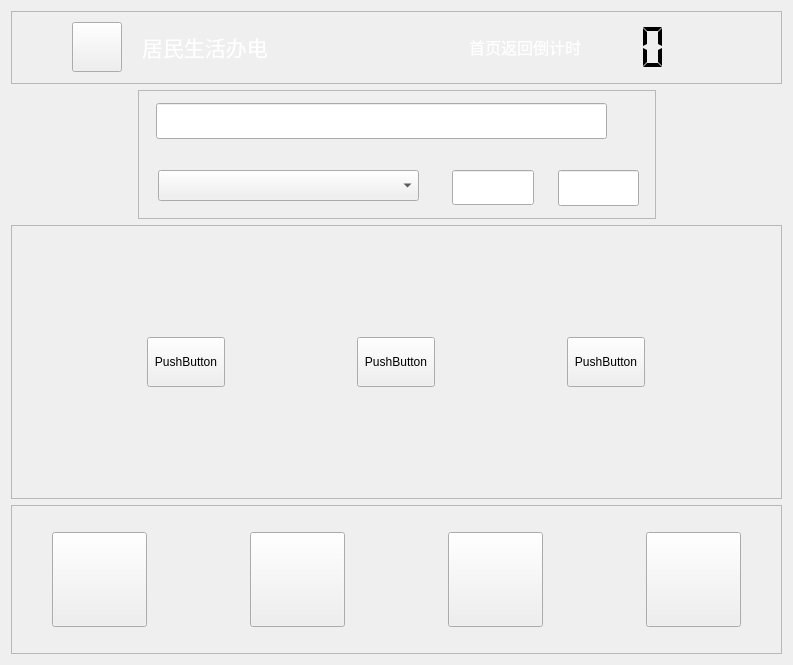
<?xml version="1.0" encoding="UTF-8"?>
<ui version="4.0">
 <class>Jmsh4</class>
 <widget class="QWidget" name="Jmsh4">
  <property name="geometry">
   <rect>
    <x>0</x>
    <y>0</y>
    <width>793</width>
    <height>665</height>
   </rect>
  </property>
  <property name="windowTitle">
   <string>Form</string>
  </property>
  <layout class="QVBoxLayout" name="verticalLayout">
   <item>
    <widget class="QFrame" name="frame_4">
     <property name="sizePolicy">
      <sizepolicy hsizetype="Preferred" vsizetype="Fixed">
       <horstretch>0</horstretch>
       <verstretch>0</verstretch>
      </sizepolicy>
     </property>
     <property name="frameShape">
      <enum>QFrame::StyledPanel</enum>
     </property>
     <property name="frameShadow">
      <enum>QFrame::Raised</enum>
     </property>
     <layout class="QHBoxLayout" name="horizontalLayout_9">
      <property name="spacing">
       <number>0</number>
      </property>
      <property name="leftMargin">
       <number>0</number>
      </property>
      <property name="topMargin">
       <number>0</number>
      </property>
      <property name="rightMargin">
       <number>0</number>
      </property>
      <property name="bottomMargin">
       <number>0</number>
      </property>
      <item>
       <spacer name="horizontalSpacer_47">
        <property name="orientation">
         <enum>Qt::Horizontal</enum>
        </property>
        <property name="sizeType">
         <enum>QSizePolicy::Fixed</enum>
        </property>
        <property name="sizeHint" stdset="0">
         <size>
          <width>60</width>
          <height>20</height>
         </size>
        </property>
       </spacer>
      </item>
      <item>
       <widget class="QPushButton" name="pushButton_back_HomePage">
        <property name="sizePolicy">
         <sizepolicy hsizetype="Fixed" vsizetype="Fixed">
          <horstretch>0</horstretch>
          <verstretch>0</verstretch>
         </sizepolicy>
        </property>
        <property name="minimumSize">
         <size>
          <width>50</width>
          <height>50</height>
         </size>
        </property>
        <property name="maximumSize">
         <size>
          <width>50</width>
          <height>50</height>
         </size>
        </property>
        <property name="focusPolicy">
         <enum>Qt::NoFocus</enum>
        </property>
        <property name="styleSheet">
         <string notr="true">border-image: url(:/image/picture/qietu/返回.png);</string>
        </property>
        <property name="text">
         <string/>
        </property>
       </widget>
      </item>
      <item>
       <spacer name="horizontalSpacer_7">
        <property name="orientation">
         <enum>Qt::Horizontal</enum>
        </property>
        <property name="sizeType">
         <enum>QSizePolicy::Fixed</enum>
        </property>
        <property name="sizeHint" stdset="0">
         <size>
          <width>20</width>
          <height>20</height>
         </size>
        </property>
       </spacer>
      </item>
      <item>
       <widget class="QLabel" name="label_9">
        <property name="sizePolicy">
         <sizepolicy hsizetype="Preferred" vsizetype="Fixed">
          <horstretch>0</horstretch>
          <verstretch>0</verstretch>
         </sizepolicy>
        </property>
        <property name="minimumSize">
         <size>
          <width>0</width>
          <height>50</height>
         </size>
        </property>
        <property name="maximumSize">
         <size>
          <width>16777215</width>
          <height>50</height>
         </size>
        </property>
        <property name="font">
         <font>
          <family>微软雅黑</family>
          <pointsize>16</pointsize>
         </font>
        </property>
        <property name="text">
         <string>&lt;html&gt;&lt;head/&gt;&lt;body&gt;&lt;p&gt;&lt;span style=&quot; color:#ffffff;&quot;&gt;居民生活办电&lt;/span&gt;&lt;/p&gt;&lt;/body&gt;&lt;/html&gt;</string>
        </property>
       </widget>
      </item>
      <item>
       <spacer name="horizontalSpacer_8">
        <property name="orientation">
         <enum>Qt::Horizontal</enum>
        </property>
        <property name="sizeHint" stdset="0">
         <size>
          <width>249</width>
          <height>20</height>
         </size>
        </property>
       </spacer>
      </item>
      <item>
       <widget class="QLabel" name="label_14">
        <property name="font">
         <font>
          <family>微软雅黑</family>
          <pointsize>12</pointsize>
         </font>
        </property>
        <property name="text">
         <string>&lt;html&gt;&lt;head/&gt;&lt;body&gt;&lt;p&gt;&lt;span style=&quot; color:#ffffff;&quot;&gt;首页返回倒计时&lt;/span&gt;&lt;/p&gt;&lt;/body&gt;&lt;/html&gt;</string>
        </property>
       </widget>
      </item>
      <item>
       <widget class="QLCDNumber" name="lcdNumber">
        <property name="sizePolicy">
         <sizepolicy hsizetype="Fixed" vsizetype="Fixed">
          <horstretch>0</horstretch>
          <verstretch>0</verstretch>
         </sizepolicy>
        </property>
        <property name="minimumSize">
         <size>
          <width>120</width>
          <height>50</height>
         </size>
        </property>
        <property name="maximumSize">
         <size>
          <width>120</width>
          <height>50</height>
         </size>
        </property>
        <property name="font">
         <font>
          <family>微软雅黑</family>
          <pointsize>5</pointsize>
         </font>
        </property>
        <property name="layoutDirection">
         <enum>Qt::LeftToRight</enum>
        </property>
        <property name="autoFillBackground">
         <bool>false</bool>
        </property>
        <property name="inputMethodHints">
         <set>Qt::ImhNone</set>
        </property>
        <property name="frameShape">
         <enum>QFrame::NoFrame</enum>
        </property>
        <property name="frameShadow">
         <enum>QFrame::Plain</enum>
        </property>
        <property name="lineWidth">
         <number>1</number>
        </property>
        <property name="midLineWidth">
         <number>0</number>
        </property>
        <property name="smallDecimalPoint">
         <bool>true</bool>
        </property>
        <property name="digitCount">
         <number>2</number>
        </property>
        <property name="segmentStyle">
         <enum>QLCDNumber::Flat</enum>
        </property>
       </widget>
      </item>
      <item>
       <spacer name="verticalSpacer_12">
        <property name="orientation">
         <enum>Qt::Vertical</enum>
        </property>
        <property name="sizeType">
         <enum>QSizePolicy::Fixed</enum>
        </property>
        <property name="sizeHint" stdset="0">
         <size>
          <width>20</width>
          <height>71</height>
         </size>
        </property>
       </spacer>
      </item>
      <item>
       <spacer name="horizontalSpacer_9">
        <property name="orientation">
         <enum>Qt::Horizontal</enum>
        </property>
        <property name="sizeType">
         <enum>QSizePolicy::Fixed</enum>
        </property>
        <property name="sizeHint" stdset="0">
         <size>
          <width>60</width>
          <height>20</height>
         </size>
        </property>
       </spacer>
      </item>
     </layout>
    </widget>
   </item>
   <item>
    <layout class="QHBoxLayout" name="horizontalLayout_2">
     <item>
      <spacer name="horizontalSpacer">
       <property name="orientation">
        <enum>Qt::Horizontal</enum>
       </property>
       <property name="sizeHint" stdset="0">
        <size>
         <width>40</width>
         <height>20</height>
        </size>
       </property>
      </spacer>
     </item>
     <item>
      <widget class="QFrame" name="frame_2">
       <property name="sizePolicy">
        <sizepolicy hsizetype="Fixed" vsizetype="Fixed">
         <horstretch>0</horstretch>
         <verstretch>0</verstretch>
        </sizepolicy>
       </property>
       <property name="minimumSize">
        <size>
         <width>518</width>
         <height>129</height>
        </size>
       </property>
       <property name="maximumSize">
        <size>
         <width>518</width>
         <height>129</height>
        </size>
       </property>
       <property name="styleSheet">
        <string notr="true"/>
       </property>
       <property name="frameShape">
        <enum>QFrame::StyledPanel</enum>
       </property>
       <property name="frameShadow">
        <enum>QFrame::Raised</enum>
       </property>
       <widget class="QComboBox" name="comboBox">
        <property name="geometry">
         <rect>
          <x>20</x>
          <y>80</y>
          <width>261</width>
          <height>31</height>
         </rect>
        </property>
        <property name="sizePolicy">
         <sizepolicy hsizetype="Fixed" vsizetype="Fixed">
          <horstretch>0</horstretch>
          <verstretch>0</verstretch>
         </sizepolicy>
        </property>
        <property name="focusPolicy">
         <enum>Qt::NoFocus</enum>
        </property>
        <property name="contextMenuPolicy">
         <enum>Qt::NoContextMenu</enum>
        </property>
       </widget>
       <widget class="QLineEdit" name="lineEdit">
        <property name="geometry">
         <rect>
          <x>314</x>
          <y>80</y>
          <width>82</width>
          <height>35</height>
         </rect>
        </property>
        <property name="font">
         <font>
          <family>Arial</family>
          <pointsize>13</pointsize>
         </font>
        </property>
        <property name="focusPolicy">
         <enum>Qt::StrongFocus</enum>
        </property>
       </widget>
       <widget class="QLineEdit" name="lineEdit_2">
        <property name="geometry">
         <rect>
          <x>420</x>
          <y>80</y>
          <width>81</width>
          <height>36</height>
         </rect>
        </property>
        <property name="font">
         <font>
          <family>Arial</family>
          <pointsize>13</pointsize>
         </font>
        </property>
        <property name="focusPolicy">
         <enum>Qt::StrongFocus</enum>
        </property>
       </widget>
       <widget class="QLineEdit" name="lineEdit_number">
        <property name="geometry">
         <rect>
          <x>18</x>
          <y>13</y>
          <width>451</width>
          <height>36</height>
         </rect>
        </property>
        <property name="maximumSize">
         <size>
          <width>666</width>
          <height>16777215</height>
         </size>
        </property>
        <property name="font">
         <font>
          <family>Arial</family>
          <pointsize>20</pointsize>
         </font>
        </property>
        <property name="focusPolicy">
         <enum>Qt::StrongFocus</enum>
        </property>
        <property name="text">
         <string/>
        </property>
       </widget>
      </widget>
     </item>
     <item>
      <spacer name="horizontalSpacer_2">
       <property name="orientation">
        <enum>Qt::Horizontal</enum>
       </property>
       <property name="sizeHint" stdset="0">
        <size>
         <width>40</width>
         <height>20</height>
        </size>
       </property>
      </spacer>
     </item>
    </layout>
   </item>
   <item>
    <widget class="QFrame" name="frame">
     <property name="frameShape">
      <enum>QFrame::StyledPanel</enum>
     </property>
     <property name="frameShadow">
      <enum>QFrame::Raised</enum>
     </property>
     <layout class="QHBoxLayout" name="horizontalLayout">
      <item>
       <widget class="QPushButton" name="pushButton">
        <property name="sizePolicy">
         <sizepolicy hsizetype="Fixed" vsizetype="Fixed">
          <horstretch>0</horstretch>
          <verstretch>0</verstretch>
         </sizepolicy>
        </property>
        <property name="minimumSize">
         <size>
          <width>78</width>
          <height>50</height>
         </size>
        </property>
        <property name="maximumSize">
         <size>
          <width>78</width>
          <height>50</height>
         </size>
        </property>
        <property name="text">
         <string>PushButton</string>
        </property>
       </widget>
      </item>
      <item>
       <widget class="QPushButton" name="pushButton_2">
        <property name="sizePolicy">
         <sizepolicy hsizetype="Fixed" vsizetype="Fixed">
          <horstretch>0</horstretch>
          <verstretch>0</verstretch>
         </sizepolicy>
        </property>
        <property name="minimumSize">
         <size>
          <width>78</width>
          <height>50</height>
         </size>
        </property>
        <property name="maximumSize">
         <size>
          <width>78</width>
          <height>50</height>
         </size>
        </property>
        <property name="text">
         <string>PushButton</string>
        </property>
       </widget>
      </item>
      <item>
       <widget class="QPushButton" name="pushButton_3">
        <property name="sizePolicy">
         <sizepolicy hsizetype="Fixed" vsizetype="Fixed">
          <horstretch>0</horstretch>
          <verstretch>0</verstretch>
         </sizepolicy>
        </property>
        <property name="minimumSize">
         <size>
          <width>78</width>
          <height>50</height>
         </size>
        </property>
        <property name="maximumSize">
         <size>
          <width>78</width>
          <height>50</height>
         </size>
        </property>
        <property name="text">
         <string>PushButton</string>
        </property>
       </widget>
      </item>
     </layout>
    </widget>
   </item>
   <item>
    <widget class="QFrame" name="frame_5">
     <property name="sizePolicy">
      <sizepolicy hsizetype="Preferred" vsizetype="Fixed">
       <horstretch>0</horstretch>
       <verstretch>0</verstretch>
      </sizepolicy>
     </property>
     <property name="minimumSize">
      <size>
       <width>0</width>
       <height>149</height>
      </size>
     </property>
     <property name="maximumSize">
      <size>
       <width>16777215</width>
       <height>149</height>
      </size>
     </property>
     <property name="frameShape">
      <enum>QFrame::StyledPanel</enum>
     </property>
     <property name="frameShadow">
      <enum>QFrame::Raised</enum>
     </property>
     <layout class="QGridLayout" name="gridLayout_6">
      <property name="leftMargin">
       <number>0</number>
      </property>
      <property name="topMargin">
       <number>0</number>
      </property>
      <property name="rightMargin">
       <number>0</number>
      </property>
      <property name="bottomMargin">
       <number>0</number>
      </property>
      <property name="spacing">
       <number>0</number>
      </property>
      <item row="0" column="3">
       <widget class="QPushButton" name="pushButton_16">
        <property name="sizePolicy">
         <sizepolicy hsizetype="Fixed" vsizetype="Fixed">
          <horstretch>0</horstretch>
          <verstretch>0</verstretch>
         </sizepolicy>
        </property>
        <property name="minimumSize">
         <size>
          <width>95</width>
          <height>95</height>
         </size>
        </property>
        <property name="maximumSize">
         <size>
          <width>95</width>
          <height>95</height>
         </size>
        </property>
        <property name="focusPolicy">
         <enum>Qt::NoFocus</enum>
        </property>
        <property name="text">
         <string/>
        </property>
       </widget>
      </item>
      <item row="0" column="7">
       <widget class="QPushButton" name="pushButton_17">
        <property name="sizePolicy">
         <sizepolicy hsizetype="Fixed" vsizetype="Fixed">
          <horstretch>0</horstretch>
          <verstretch>0</verstretch>
         </sizepolicy>
        </property>
        <property name="minimumSize">
         <size>
          <width>95</width>
          <height>95</height>
         </size>
        </property>
        <property name="maximumSize">
         <size>
          <width>95</width>
          <height>95</height>
         </size>
        </property>
        <property name="focusPolicy">
         <enum>Qt::NoFocus</enum>
        </property>
        <property name="text">
         <string/>
        </property>
       </widget>
      </item>
      <item row="0" column="8">
       <spacer name="horizontalSpacer_36">
        <property name="orientation">
         <enum>Qt::Horizontal</enum>
        </property>
        <property name="sizeType">
         <enum>QSizePolicy::Preferred</enum>
        </property>
        <property name="sizeHint" stdset="0">
         <size>
          <width>40</width>
          <height>20</height>
         </size>
        </property>
       </spacer>
      </item>
      <item row="0" column="2">
       <spacer name="horizontalSpacer_37">
        <property name="orientation">
         <enum>Qt::Horizontal</enum>
        </property>
        <property name="sizeHint" stdset="0">
         <size>
          <width>40</width>
          <height>20</height>
         </size>
        </property>
       </spacer>
      </item>
      <item row="0" column="1">
       <widget class="QPushButton" name="pushButton_backhomepage">
        <property name="sizePolicy">
         <sizepolicy hsizetype="Fixed" vsizetype="Fixed">
          <horstretch>0</horstretch>
          <verstretch>0</verstretch>
         </sizepolicy>
        </property>
        <property name="minimumSize">
         <size>
          <width>95</width>
          <height>95</height>
         </size>
        </property>
        <property name="maximumSize">
         <size>
          <width>95</width>
          <height>95</height>
         </size>
        </property>
        <property name="focusPolicy">
         <enum>Qt::NoFocus</enum>
        </property>
        <property name="styleSheet">
         <string notr="true"/>
        </property>
        <property name="text">
         <string/>
        </property>
       </widget>
      </item>
      <item row="0" column="0">
       <spacer name="horizontalSpacer_38">
        <property name="orientation">
         <enum>Qt::Horizontal</enum>
        </property>
        <property name="sizeType">
         <enum>QSizePolicy::Preferred</enum>
        </property>
        <property name="sizeHint" stdset="0">
         <size>
          <width>40</width>
          <height>20</height>
         </size>
        </property>
       </spacer>
      </item>
      <item row="0" column="4">
       <spacer name="horizontalSpacer_39">
        <property name="orientation">
         <enum>Qt::Horizontal</enum>
        </property>
        <property name="sizeHint" stdset="0">
         <size>
          <width>40</width>
          <height>20</height>
         </size>
        </property>
       </spacer>
      </item>
      <item row="0" column="6">
       <spacer name="horizontalSpacer_40">
        <property name="orientation">
         <enum>Qt::Horizontal</enum>
        </property>
        <property name="sizeHint" stdset="0">
         <size>
          <width>40</width>
          <height>20</height>
         </size>
        </property>
       </spacer>
      </item>
      <item row="0" column="5">
       <widget class="QPushButton" name="pushButton_18">
        <property name="sizePolicy">
         <sizepolicy hsizetype="Fixed" vsizetype="Fixed">
          <horstretch>0</horstretch>
          <verstretch>0</verstretch>
         </sizepolicy>
        </property>
        <property name="minimumSize">
         <size>
          <width>95</width>
          <height>95</height>
         </size>
        </property>
        <property name="maximumSize">
         <size>
          <width>95</width>
          <height>95</height>
         </size>
        </property>
        <property name="focusPolicy">
         <enum>Qt::NoFocus</enum>
        </property>
        <property name="text">
         <string/>
        </property>
       </widget>
      </item>
     </layout>
    </widget>
   </item>
  </layout>
 </widget>
 <resources/>
 <connections/>
</ui>
